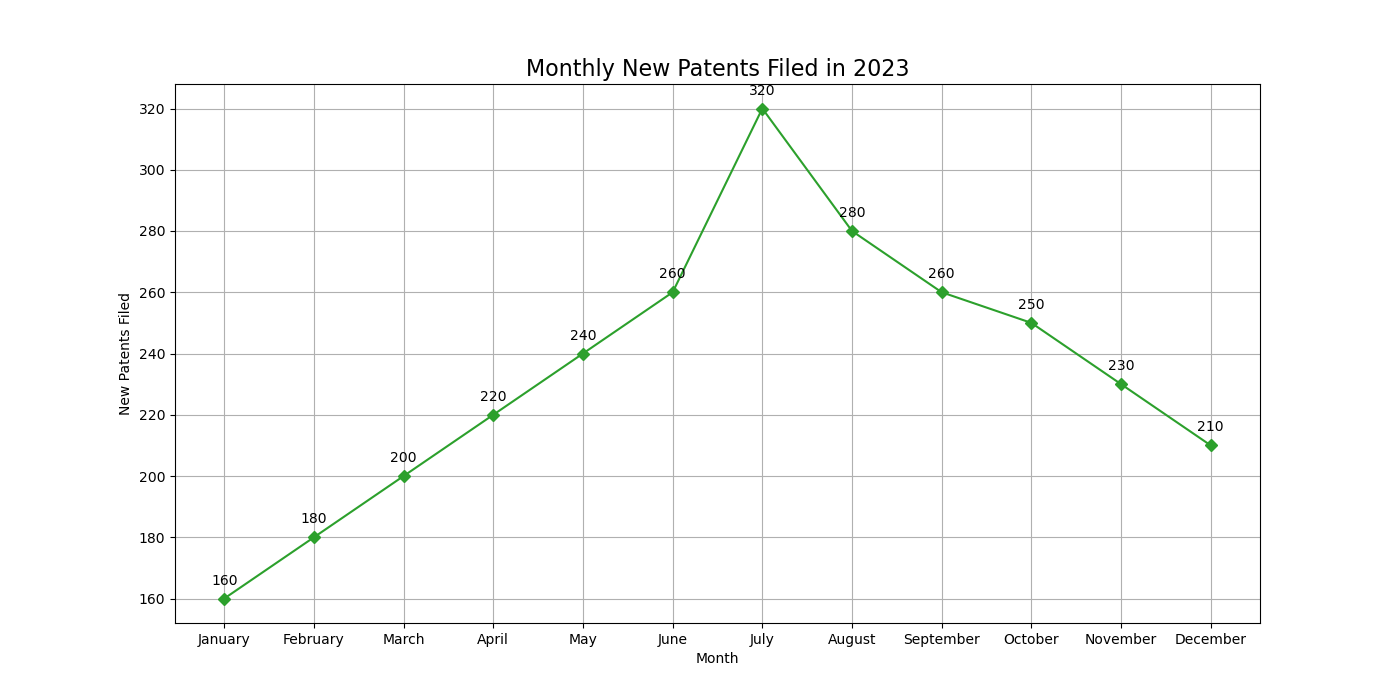

This figure's Python source:

import matplotlib.pyplot as plt

# Define the data points
months = ['January', 'February', 'March', 'April', 'May', 'June', 'July', 'August', 'September', 'October', 'November', 'December']
new_patents_filed = [160, 180, 200, 220, 240, 260, 320, 280, 260, 250, 230, 210]

# Create the line chart
plt.figure(figsize=(14, 7))  # Changed width and height of the chart
plt.plot(months, new_patents_filed, color='#2ca02c', marker='D')  # Changed color scheme and added markers

# Assign annotation to the chart
for i, patents in enumerate(new_patents_filed):
    plt.annotate(f"{patents}", (months[i], new_patents_filed[i]), textcoords="offset points", xytext=(0,10), ha='center')

# Axes and title
plt.title('Monthly New Patents Filed in 2023', fontsize=16)
plt.xlabel('Month')
plt.ylabel('New Patents Filed')
plt.grid(True)

# Display the plot
plt.show()
